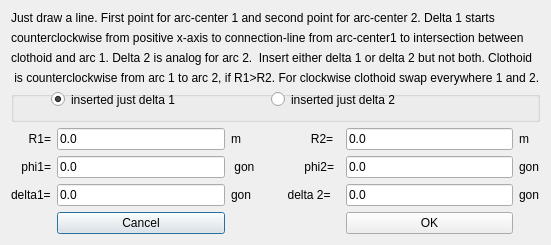
<?xml version="1.0" encoding="UTF-8"?>
<ui version="4.0">
 <class>CreateArcClothoidArcMeth2</class>
 <widget class="QDialog" name="CreateArcClothoidArcMeth2">
  <property name="geometry">
   <rect>
    <x>0</x>
    <y>0</y>
    <width>497</width>
    <height>214</height>
   </rect>
  </property>
  <property name="windowTitle">
   <string>Create-Arc-Clothoid-Arc</string>
  </property>
  <layout class="QGridLayout" name="gridLayout">
   <item row="4" column="0" colspan="6">
    <widget class="QGroupBox" name="groupBox">
     <property name="title">
      <string/>
     </property>
     <widget class="QRadioButton" name="radioButton_delta2">
      <property name="geometry">
       <rect>
        <x>260</x>
        <y>0</y>
        <width>131</width>
        <height>17</height>
       </rect>
      </property>
      <property name="text">
       <string>inserted just delta 2</string>
      </property>
     </widget>
     <widget class="QRadioButton" name="radioButton_delta1">
      <property name="geometry">
       <rect>
        <x>40</x>
        <y>0</y>
        <width>141</width>
        <height>17</height>
       </rect>
      </property>
      <property name="text">
       <string>inserted just delta 1</string>
      </property>
      <property name="checked">
       <bool>true</bool>
      </property>
     </widget>
    </widget>
   </item>
   <item row="5" column="5">
    <widget class="QLabel" name="label_5">
     <property name="text">
      <string>m</string>
     </property>
    </widget>
   </item>
   <item row="7" column="4">
    <widget class="QLineEdit" name="lineEdit_delta2">
     <property name="text">
      <string>0.0</string>
     </property>
    </widget>
   </item>
   <item row="7" column="5">
    <widget class="QLabel" name="label">
     <property name="text">
      <string>gon</string>
     </property>
    </widget>
   </item>
   <item row="6" column="2">
    <widget class="QLabel" name="label_8">
     <property name="text">
      <string>gon               phi2=</string>
     </property>
     <property name="alignment">
      <set>Qt::AlignRight|Qt::AlignTrailing|Qt::AlignVCenter</set>
     </property>
    </widget>
   </item>
   <item row="6" column="1">
    <widget class="QLineEdit" name="lineEdit_phi1">
     <property name="text">
      <string>0.0</string>
     </property>
    </widget>
   </item>
   <item row="2" column="0" colspan="6">
    <widget class="QLabel" name="label_6">
     <property name="text">
      <string>clothoid and arc 1. Delta 2 is analog for arc 2.  Insert either delta 1 or delta 2 but not both. Clothoid</string>
     </property>
    </widget>
   </item>
   <item row="13" column="1">
    <widget class="QPushButton" name="pushButtonCancel">
     <property name="text">
      <string>Cancel</string>
     </property>
    </widget>
   </item>
   <item row="5" column="1">
    <widget class="QLineEdit" name="lineEdit_R1">
     <property name="text">
      <string>0.0</string>
     </property>
    </widget>
   </item>
   <item row="0" column="0" colspan="6">
    <widget class="QLabel" name="label_2">
     <property name="text">
      <string>Just draw a line. First point for arc-center 1 and second point for arc-center 2. Delta 1 starts</string>
     </property>
     <property name="alignment">
      <set>Qt::AlignLeading|Qt::AlignLeft|Qt::AlignVCenter</set>
     </property>
    </widget>
   </item>
   <item row="7" column="2">
    <widget class="QLabel" name="label_9">
     <property name="text">
      <string>gon           delta 2=</string>
     </property>
    </widget>
   </item>
   <item row="5" column="2">
    <widget class="QLabel" name="label_12">
     <property name="text">
      <string>m                     R2=</string>
     </property>
    </widget>
   </item>
   <item row="5" column="0">
    <widget class="QLabel" name="label_7">
     <property name="text">
      <string>R1=</string>
     </property>
     <property name="alignment">
      <set>Qt::AlignRight|Qt::AlignTrailing|Qt::AlignVCenter</set>
     </property>
    </widget>
   </item>
   <item row="5" column="4">
    <widget class="QLineEdit" name="lineEdit_R2">
     <property name="text">
      <string>0.0</string>
     </property>
    </widget>
   </item>
   <item row="13" column="4">
    <widget class="QPushButton" name="pushButtonGenerate">
     <property name="text">
      <string>OK</string>
     </property>
    </widget>
   </item>
   <item row="1" column="0" colspan="6">
    <widget class="QLabel" name="label_11">
     <property name="text">
      <string>counterclockwise from positive x-axis to connection-line from arc-center1 to intersection between</string>
     </property>
    </widget>
   </item>
   <item row="6" column="4">
    <widget class="QLineEdit" name="lineEdit_phi2">
     <property name="text">
      <string>0.0</string>
     </property>
    </widget>
   </item>
   <item row="7" column="0">
    <widget class="QLabel" name="label_3">
     <property name="text">
      <string>delta1=</string>
     </property>
    </widget>
   </item>
   <item row="6" column="0">
    <widget class="QLabel" name="label_10">
     <property name="text">
      <string>phi1=</string>
     </property>
     <property name="alignment">
      <set>Qt::AlignRight|Qt::AlignTrailing|Qt::AlignVCenter</set>
     </property>
    </widget>
   </item>
   <item row="7" column="1">
    <widget class="QLineEdit" name="lineEdit_delta1">
     <property name="text">
      <string>0.0</string>
     </property>
    </widget>
   </item>
   <item row="6" column="5">
    <widget class="QLabel" name="label_4">
     <property name="text">
      <string>gon</string>
     </property>
    </widget>
   </item>
   <item row="3" column="0" colspan="6">
    <widget class="QLabel" name="label_13">
     <property name="text">
      <string> is counterclockwise from arc 1 to arc 2, if R1&gt;R2. For clockwise clothoid swap everywhere 1 and 2.</string>
     </property>
    </widget>
   </item>
  </layout>
 </widget>
 <resources/>
 <connections/>
</ui>
